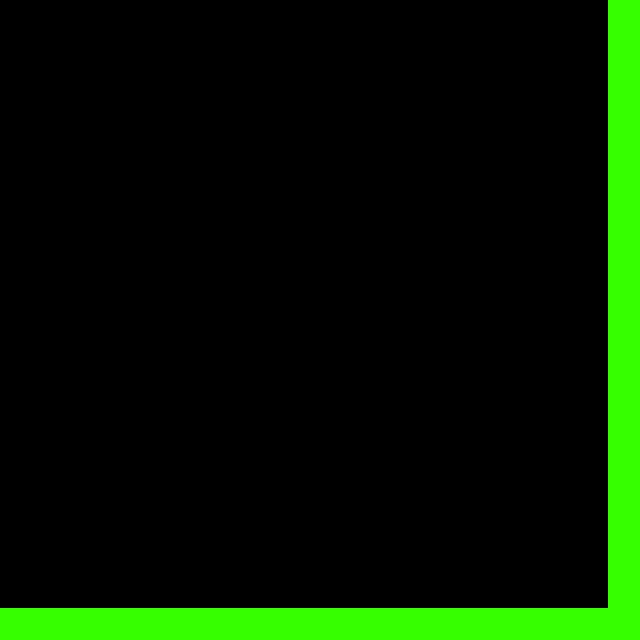

The image is a tile-based game level rendered from a .tmx file. Its description and source (layers, tilesets, objects; grid data summarised) follow:
An orthogonal 20x20 tile map with 32x32 px tiles, 1 tile layer (Tile Layer 1).

<map version="1.0" orientation="orthogonal" width="20" height="20" tilewidth="32" tileheight="32">
 <tileset firstgid="1" name="ground" tilewidth="32" tileheight="32">
  <image source="../tilesets/ground.png" width="32" height="32" />
  <tile id="0">
   <properties>
    <property name="blocked" value="true" />
   </properties>
  </tile>
 </tileset>
 <layer name="Tile Layer 1" width="20" height="20">
  <data>[400 cells, 39 non-empty, 1 distinct tile ids]</data>
 </layer>
</map>
